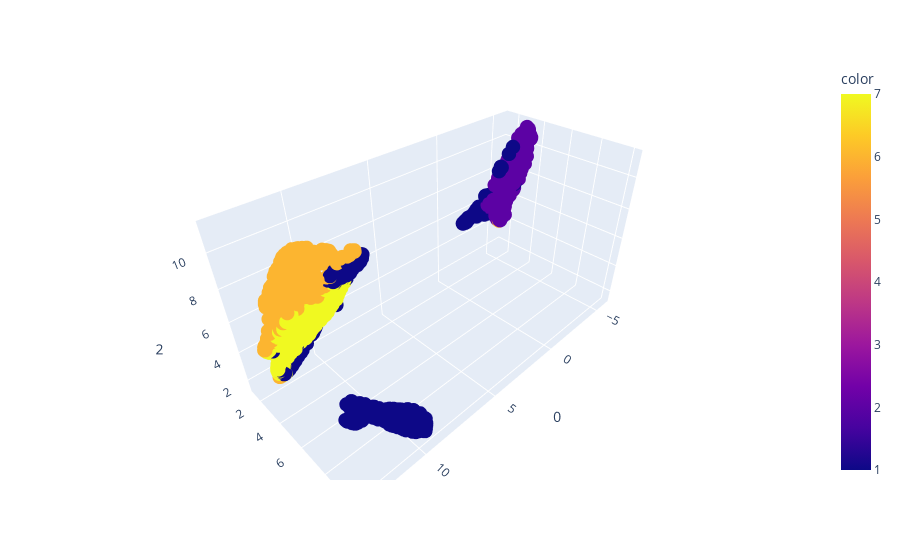

Notebook code for this chart:
### Code cell
fig_3d.update_traces(marker_size=5)

fig_3d.show()

### Figure 1 — Plotly figure (JSON) as saved in the notebook; plotly's stock layout.template omitted (floating-point values rounded to 4 significant figures; data arrays with more than 128 entries replaced by an {"elided": "..."} marker saying what was removed)
{"data": [{"hovertemplate": "0=%{x}<br>1=%{y}<br>2=%{z}<br>color=%{marker.color}<extra></extra>", "legendgroup": "", "marker": {"color": {"elided": "4340 int values"}, "coloraxis": "coloraxis", "size": 5, "symbol": "circle"}, "mode": "markers", "name": "", "scene": "scene", "showlegend": false, "type": "scatter3d", "x": {"elided": "4340 float values"}, "y": {"elided": "4340 float values"}, "z": {"elided": "4340 float values"}}], "layout": {"coloraxis": {"colorbar": {"title": {"text": "color"}}, "colorscale": [[0, "#0d0887"], [0.1111, "#46039f"], [0.2222, "#7201a8"], [0.3333, "#9c179e"], [0.4444, "#bd3786"], [0.5556, "#d8576b"], [0.6667, "#ed7953"], [0.7778, "#fb9f3a"], [0.8889, "#fdca26"], [1, "#f0f921"]]}, "legend": {"tracegroupgap": 0}, "margin": {"t": 60}, "scene": {"domain": {"x": [0, 1], "y": [0, 1]}, "xaxis": {"title": {"text": "0"}}, "yaxis": {"title": {"text": "1"}}, "zaxis": {"title": {"text": "2"}}}}}
